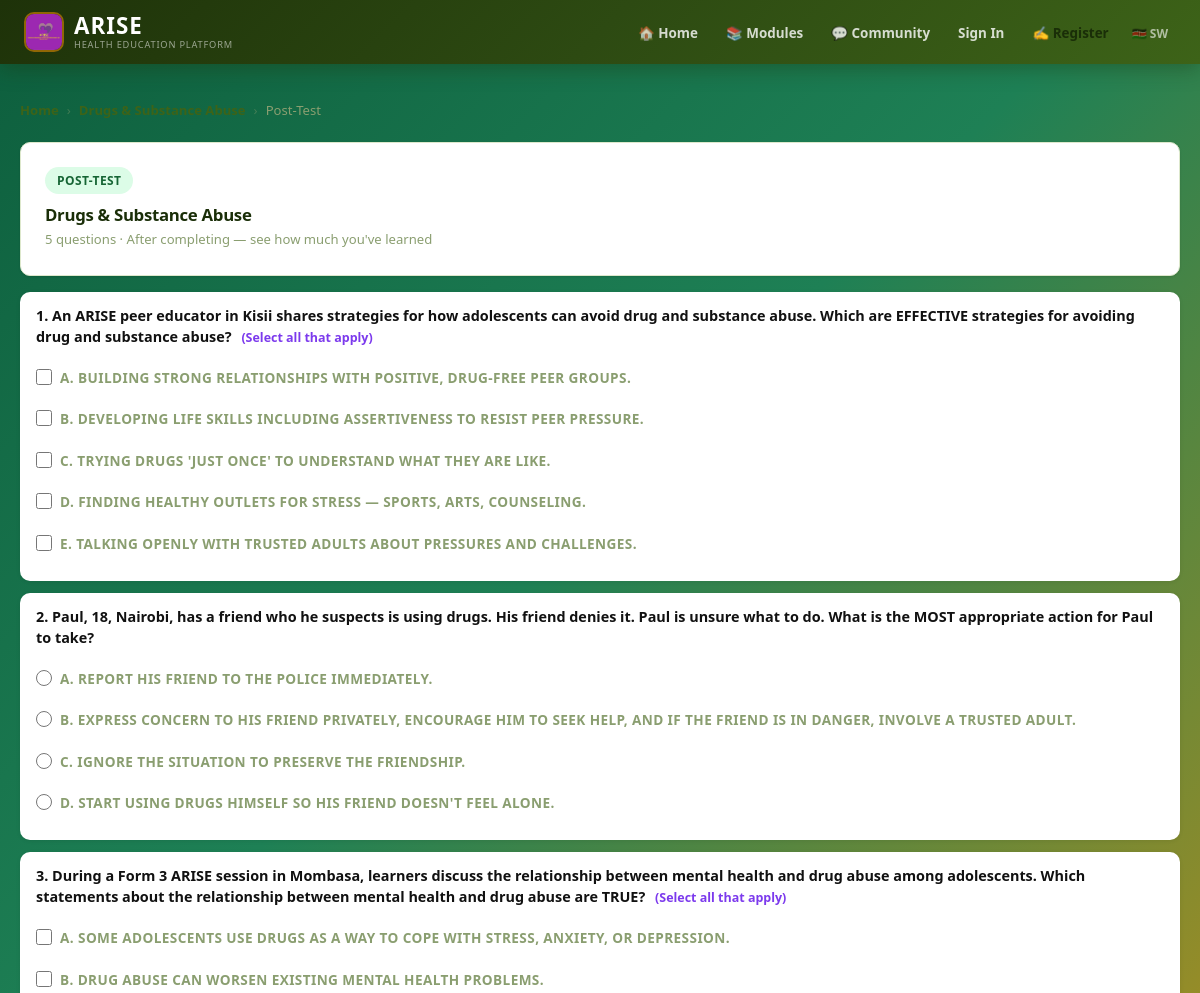
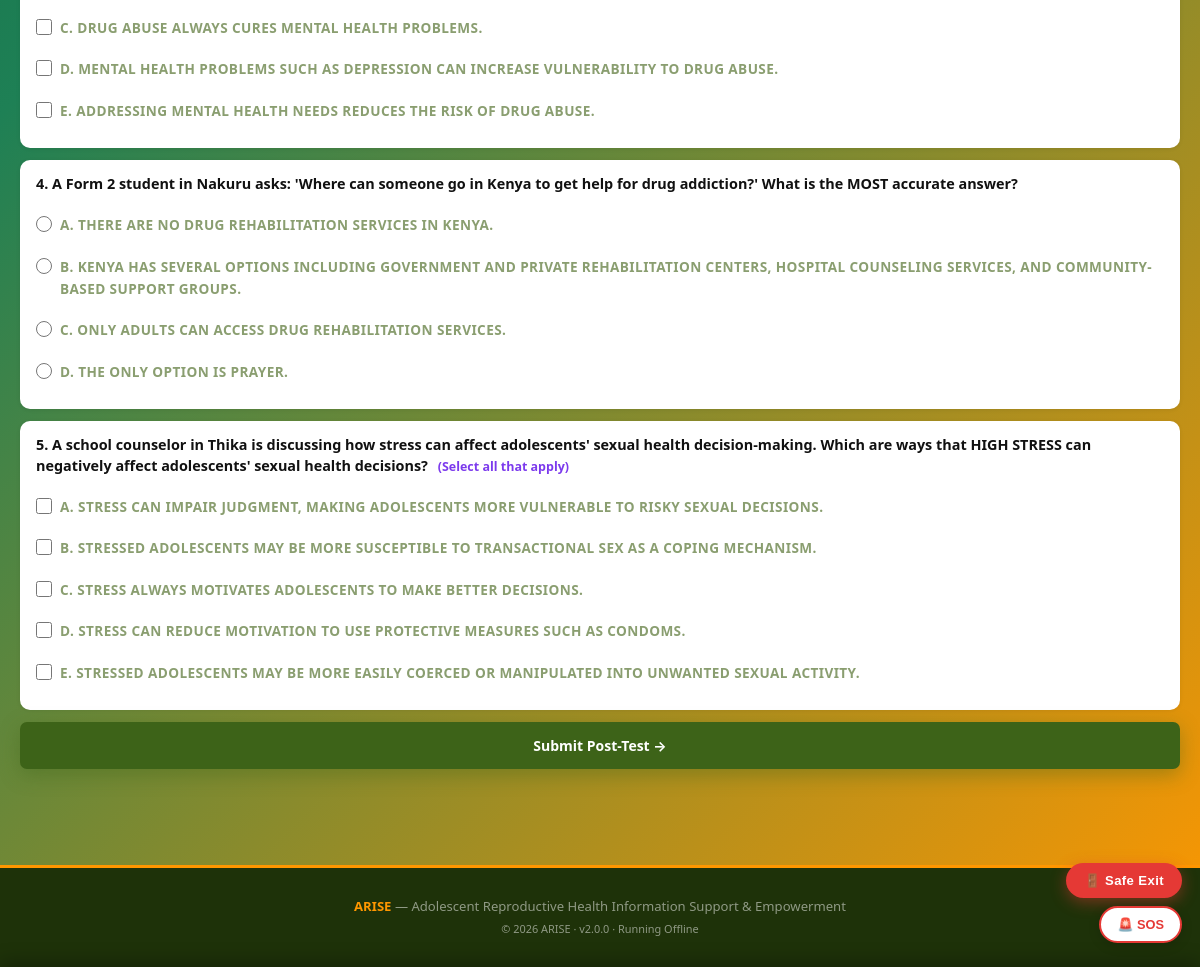
The page /?p=pre_test&module=drugs-substance-abuse&type=post (signed in) on the database its author committed (2 pictures, top to bottom).
### tables this page shows
CREATE TABLE modules (
    id INTEGER PRIMARY KEY AUTOINCREMENT,
    title TEXT NOT NULL,
    slug TEXT UNIQUE NOT NULL,
    description TEXT,
    icon TEXT DEFAULT '📚',
    sort_order INTEGER DEFAULT 0,
    is_active INTEGER DEFAULT 1,
    created_by INTEGER,
    created_at DATETIME DEFAULT CURRENT_TIMESTAMP
, thumbnail TEXT, content_warning TEXT, school_id TEXT, require_pretest INTEGER DEFAULT 1, require_posttest INTEGER DEFAULT 1);

CREATE TABLE quiz_questions (
    id INTEGER PRIMARY KEY AUTOINCREMENT,
    module_id INTEGER NOT NULL,
    question_type TEXT DEFAULT 'mcq',
    question TEXT NOT NULL,
    option_a TEXT,
    option_b TEXT,
    option_c TEXT,
    option_d TEXT,
    correct_option TEXT,
    explanation TEXT,
    essay_hint TEXT,
    min_words INTEGER DEFAULT 0,
    max_marks INTEGER DEFAULT 1,
    sort_order INTEGER DEFAULT 0, competency TEXT, difficulty TEXT DEFAULT 'MEDIUM', is_published INTEGER DEFAULT 0, option_e TEXT DEFAULT '', section TEXT DEFAULT 'lesson',
    FOREIGN KEY (module_id) REFERENCES modules(id)
);

### includes/config.php (called while the page is built, shortened)
<?php
function db(): SQLite3 {
    static $db = null;
    if ($db === null) {
        $db = new SQLite3(DB_PATH);
        $db->enableExceptions(true);
        $db->exec('PRAGMA journal_mode=WAL');
        $db->exec('PRAGMA foreign_keys=ON');
    }
    return $db;
}
function e(string $str): string {
    return htmlspecialchars($str, ENT_QUOTES, 'UTF-8');
}

### public/pages/pre_test.php (the view, shortened to what this page needs)
<?php
$moduleSlug = $_GET['module'] ?? '';
$testType   = $_GET['type'] ?? 'pre';
$module = $moduleSlug ? db()->querySingle("SELECT * FROM modules WHERE slug='".SQLite3::escapeString($moduleSlug)."' AND is_active=1", true) : null;
function getOpts($q) {
    $opts = [];
    foreach (['a','b','c','d','e'] as $k) {
        $col = 'option_' . $k;
        if (!empty($q[$col])) $opts[$k] = $q[$col];
    }
    return $opts;
}
    ?>
    <?php return;
$questions = [];
$mid = intval($module['id']);
$sectionMap = ['pre' => 'pre', 'post' => 'post', 'lesson' => 'lesson'];
$section = $sectionMap[$testType] ?? 'pre';
$res = db()->query(
    "SELECT * FROM quiz_questions
     WHERE module_id=$mid AND section='" . SQLite3::escapeString($section) . "' AND is_published=1
     ORDER BY sort_order ASC"
);
while ($r = $res->fetchArray(SQLITE3_ASSOC)) $questions[] = $r;
$typeLabel = ['pre' => 'Pre-Test', 'post' => 'Post-Test', 'lesson' => 'Lesson Quiz'][$testType] ?? 'Quiz';
$typeDesc  = ['pre' => 'Before you start &mdash; check what you already know', 'post' => 'After completing &mdash; see how much you\'ve learned', 'lesson' => 'In-lesson knowledge check &mdash; 10 questions'][$testType] ?? '';
$badgeClass = ['pre' => 'badge-pre', 'post' => 'badge-post', 'lesson' => 'badge-lesson'][$testType] ?? 'badge-pre';
?>
<div class="container">
  <div class="breadcrumb"><a href="/arise/">Home</a> <span class="sep">&#8250;</span> <a href="/arise/?p=module&slug=<?= e($moduleSlug) ?>"><?= e($module['title']) ?></a> <span class="sep">&#8250;</span> <span><?= $typeLabel ?></span></div>
  <div class="dp-card" style="margin-bottom:16px">
    <span class="test-type-badge <?= $badgeClass ?>"><?= $typeLabel ?></span>
    <h2 style="font-size:1.05rem;font-weight:800;margin-bottom:4px"><?= e($module['title']) ?></h2>
    <p class="text-muted" style="font-size:.82rem"><?= count($questions) ?> questions &middot; <?= $typeDesc ?></p>
  </div>
  <form method="post">
    <?php foreach ($questions as $i => $q):
      $opts = getOpts($q);
      $isMulti = ($q['question_type'] ?? 'mcq') === 'msq';
      $inputType = $isMulti ? 'checkbox' : 'radio';
      $inputName = $isMulti ? "q{$q['id']}[]" : "q{$q['id']}";
    ?>
    <div class="test-card">
      <div class="qr-q"><?= $i + 1 ?>. <?= e($q['question']) ?>
        <?php if ($isMulti): ?>
          <span style="font-size:.78rem;color:#7c3aed;font-weight:600;margin-left:6px;">(Select all that apply)</span>
        <?php endif; ?>
      </div>
      <?php foreach ($opts as $k => $v): ?>
        <label style="display:flex;align-items:flex-start;gap:8px;padding:7px 0;cursor:pointer;font-size:.85rem">
          <input type="<?= $inputType ?>" name="<?= $inputName ?>" value="<?= $k ?>"
                 style="width:16px;height:16px;margin-top:2px;flex-shrink:0;accent-color:var(--green)">
          <span><strong><?= strtoupper($k) ?>.</strong> <?= e($v) ?></span>
        </label>
      <?php endforeach; ?>
    </div>
    <?php endforeach; ?>
    <button type="submit" class="btn btn-primary" style="width:100%;padding:14px">
      Submit <?= $typeLabel ?> &#8594;
    </button>
  </form>
</div>

### public/css/style.css (style rules this page uses)
:root { --green: #3D6318; --green-dark: #2D4A12; --green-deeper:#1E3209; --green-mid: #4F7E20; --green-light: #D4EDAA; --green-pale: #F0F8E8; --orange: #FF9700; --orange-dark: #E07800; --orange-deeper:#B86200; --orange-light: #FFE4A3; --orange-pale: #FFF7E6; --blue: #1D4ED8; --blue-light: #DBEAFE; --blue-pale: #EFF6FF; --purple: #7C3AED; --purple-light:#EDE9FE; --purple-pale: #F5F3FF; --ok: #3D6318; --ok-l: #D4EDAA; --err: #DC2626; --err-l: #FEE2E2; --warn: #FF9700; --warn-l: #FFE4A3; --info: #1D4ED8; --info-l: #DBEAFE; --dark: #1A2E08; --dark-2: #2D4A12; --mid: #4A6428; --muted: #8A9E70; --border: #DDE8CC; --bg: #F7FAF2; --white: #FFFFFF; --light: #EEF5E4; --shadow: 0 1px 3px rgba(0,0,0,.07), 0 1px 2px rgba(0,0,0,.05); --shadow-md: 0 4px 16px rgba(61,99,24,.14), 0 2px 8px rgba(0,0,0,.06); --shadow-lg: 0 10px 40px rgba(61,99,24,.18), 0 4px 12px rgba(0,0,0,.08); --shadow-g: 0 6px 20px rgba(61,99,24,.4); --shadow-o: 0 6px 20px rgba(255,151,0,.4); --r: 10px; --r-sm: 7px; --r-lg: 18px; --r-full: 9999px; --t: all .18s cubic-bezier(.4,0,.2,1); }
*,*::before,*::after { margin:0;padding:0;box-sizing:border-box; }
html { scroll-behavior:smooth; }
body { font-family:'Segoe UI',system-ui,-apple-system,sans-serif;background:linear-gradient(135deg,#0D5E3D 0%,#1E8055 35%,#FF9700 100%);background-attachment:fixed;color:var(--dark);font-size:15px;line-height:1.65;-webkit-font-smoothing:antialiased;min-height:100vh;overflow-y:scroll; }
h1,h2,h3,h4,h5 { font-family:'Segoe UI',system-ui,-apple-system,sans-serif;font-weight:700;letter-spacing:-.3px;line-height:1.25; }
a { color:var(--green);text-decoration:none;transition:var(--t); }
.container { max-width:1200px;margin:0 auto;padding:36px 20px; }
.dp-card { background:#fff;border-radius:var(--r);padding:24px;box-shadow:var(--shadow);border:1px solid var(--border);margin-bottom:20px;transition:box-shadow .2s; }
.btn { display:inline-flex;align-items:center;justify-content:center;gap:6px;padding:10px 20px;border-radius:var(--r-sm);font-family:inherit;font-weight:700;font-size:.875rem;border:none;cursor:pointer;transition:var(--t);white-space:nowrap; }
.btn-primary { background:var(--green);color:#fff;box-shadow:var(--shadow-g); }
label { display:block;font-size:.75rem;font-weight:700;color:var(--muted);margin-bottom:5px;text-transform:uppercase;letter-spacing:.4px; }
.breadcrumb { display:flex;align-items:center;gap:8px;font-size:.82rem;color:var(--muted);margin-bottom:20px;flex-wrap:wrap; }
.breadcrumb a { color:var(--green);font-weight:600; }
.breadcrumb .sep { opacity:.4; }
.text-muted { color:var(--muted); }
.dp-card,.module-card,.feature-card { animation:fadeUp .15s ease both; }
.qr-q { font-size:.88rem;font-weight:700;margin-bottom:10px; }

### public/pages/pre_test.php (style rules this page uses)
.test-type-badge { display:inline-block;padding:4px 12px;border-radius:20px;font-size:.75rem;font-weight:700;text-transform:uppercase;letter-spacing:.4px;margin-bottom:10px }
.badge-post { background:#dcfce7;color:#166534 }
.qr-q { font-size:.9rem;font-weight:700;color:#111;margin-bottom:12px;line-height:1.45 }
.test-card { background:#fff;border-radius:10px;padding:14px 16px;margin-bottom:12px;box-shadow:0 1px 4px rgba(0,0,0,.08) }

### rows shown on the page
modules: title "Drugs & Substance Abuse"
quiz_questions: question "An ARISE peer educator in Kisii shares strategies for how adolescents can avoid drug and substance abuse. Which are EFFECTIVE strategies for avoiding drug and substance abuse?", question_type "(Select all that apply)", k "A", option_a "BUILDING STRONG RELATIONSHIPS WITH POSITIVE, DRUG-FREE PEER GROUPS.", k "B", option_b "DEVELOPING LIFE SKILLS INCLUDING ASSERTIVENESS TO RESIST PEER PRESSURE.", k "C", option_c "TRYING DRUGS 'JUST ONCE' TO UNDERSTAND WHAT THEY ARE LIKE.", k "D", option_d "FINDING HEALTHY OUTLETS FOR STRESS — SPORTS, ARTS, COUNSELING.", k "E", option_e "TALKING OPENLY WITH TRUSTED ADULTS ABOUT PRESSURES AND CHALLENGES."
quiz_questions: question "Paul, 18, Nairobi, has a friend who he suspects is using drugs. His friend denies it. Paul is unsure what to do. What is the MOST appropriate action for Paul to take?", k "A", option_a "REPORT HIS FRIEND TO THE POLICE IMMEDIATELY.", k "B", option_b "EXPRESS CONCERN TO HIS FRIEND PRIVATELY, ENCOURAGE HIM TO SEEK HELP, AND IF THE FRIEND IS IN DANGER, INVOLVE A TRUSTED ADULT.", k "C", option_c "IGNORE THE SITUATION TO PRESERVE THE FRIENDSHIP.", k "D", option_d "START USING DRUGS HIMSELF SO HIS FRIEND DOESN'T FEEL ALONE."
quiz_questions: question "During a Form 3 ARISE session in Mombasa, learners discuss the relationship between mental health and drug abuse among adolescents. Which statements about the relationship between mental health and drug abuse are TRUE?", question_type "(Select all that apply)", k "A", option_a "SOME ADOLESCENTS USE DRUGS AS A WAY TO COPE WITH STRESS, ANXIETY, OR DEPRESSION.", k "B", option_b "DRUG ABUSE CAN WORSEN EXISTING MENTAL HEALTH PROBLEMS.", k "C", option_c "DRUG ABUSE ALWAYS CURES MENTAL HEALTH PROBLEMS.", k "D", option_d "MENTAL HEALTH PROBLEMS SUCH AS DEPRESSION CAN INCREASE VULNERABILITY TO DRUG ABUSE.", k "E", option_e "ADDRESSING MENTAL HEALTH NEEDS REDUCES THE RISK OF DRUG ABUSE."
quiz_questions: question "A Form 2 student in Nakuru asks: 'Where can someone go in Kenya to get help for drug addiction?' What is the MOST accurate answer?", k "A", option_a "THERE ARE NO DRUG REHABILITATION SERVICES IN KENYA.", k "B", option_b "KENYA HAS SEVERAL OPTIONS INCLUDING GOVERNMENT AND PRIVATE REHABILITATION CENTERS, HOSPITAL COUNSELING SERVICES, AND COMMUNITY-BASED SUPPORT GROUPS.", k "C", option_c "ONLY ADULTS CAN ACCESS DRUG REHABILITATION SERVICES.", k "D", option_d "THE ONLY OPTION IS PRAYER."
quiz_questions: question "A school counselor in Thika is discussing how stress can affect adolescents' sexual health decision-making. Which are ways that HIGH STRESS can negatively affect adolescents' sexual health decisions?", question_type "(Select all that apply)", k "A", option_a "STRESS CAN IMPAIR JUDGMENT, MAKING ADOLESCENTS MORE VULNERABLE TO RISKY SEXUAL DECISIONS.", k "B", option_b "STRESSED ADOLESCENTS MAY BE MORE SUSCEPTIBLE TO TRANSACTIONAL SEX AS A COPING MECHANISM.", k "C", option_c "STRESS ALWAYS MOTIVATES ADOLESCENTS TO MAKE BETTER DECISIONS.", k "D", option_d "STRESS CAN REDUCE MOTIVATION TO USE PROTECTIVE MEASURES SUCH AS CONDOMS.", k "E", option_e "STRESSED ADOLESCENTS MAY BE MORE EASILY COERCED OR MANIPULATED INTO UNWANTED SEXUAL ACTIVITY."

### other values the page prints
t('home') "Home"
t('modules') "Modules"
t('sign_in') "Sign In"
t('register') "Register"
$typeLabel "Post-Test"
$typeLabel "POST-TEST"
count($questions) "5"
$typeDesc "After completing — see how much you've learned"
ARISE_VERSION "2.0.0"
